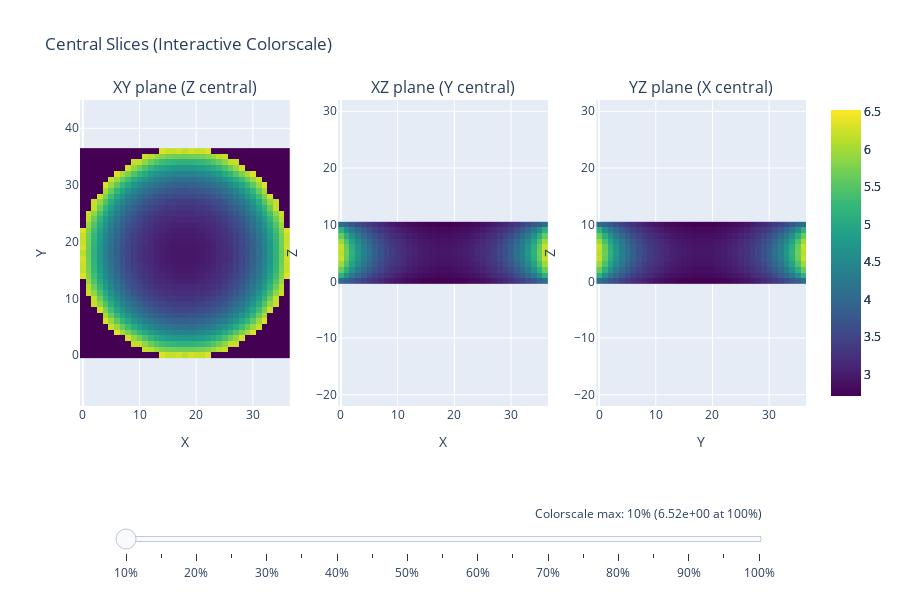

Here is the notebook cell this chart was saved with:
### Markdown cell above
## 1. Central Slice Views (XY, XZ, YZ planes)

### Code cell
# Get central slices
# Remove the batch dimension (first dimension)
if data_np.ndim == 4:
    data_np = data_np[0]  # Now shape is [81, 81, 41]

nx, ny, nz = data_np.shape
mid_x, mid_y, mid_z = nx // 2, ny // 2, nz // 2

print(f"Volume dimensions: nx={nx}, ny={ny}, nz={nz}")
print(f"Central indices: mid_x={mid_x}, mid_y={mid_y}, mid_z={mid_z}")

# For masked data: use only non-zero values for colorscale
mask = data_np > 0
if mask.any():
    vmin_global = data_np[mask].min()
    vmax_global = data_np[mask].max()
    print(f"Data range (excluding zeros): [{vmin_global:.3e}, {vmax_global:.3e}]")
else:
    vmin_global = data_np.min()
    vmax_global = data_np.max()
    print(f"Data range (including zeros): [{vmin_global:.3e}, {vmax_global:.3e}]")

# XY plane (looking down at Z)
slice_xy = data_np[:, :, mid_z]
# XZ plane (looking from side Y)
slice_xz = data_np[:, mid_y, :]
# YZ plane (looking from side X)
slice_yz = data_np[mid_x, :, :]

# Create subplots
from plotly.subplots import make_subplots

fig = make_subplots(
    rows=1, cols=3,
    subplot_titles=('XY plane (Z central)', 'XZ plane (Y central)', 'YZ plane (X central)')
)

# Use the non-zero range for colorscale
fig.add_trace(go.Heatmap(z=slice_xy.T, colorscale='Viridis', name='XY', 
                         zmin=vmin_global, zmax=vmax_global), row=1, col=1)
fig.add_trace(go.Heatmap(z=slice_xz.T, colorscale='Viridis', name='XZ',
                         zmin=vmin_global, zmax=vmax_global), row=1, col=2)
fig.add_trace(go.Heatmap(z=slice_yz.T, colorscale='Viridis', name='YZ',
                         zmin=vmin_global, zmax=vmax_global), row=1, col=3)

# Update axes with labels and proper aspect ratio
fig.update_xaxes(title_text="X", scaleanchor="y", scaleratio=1, row=1, col=1)
fig.update_yaxes(title_text="Y", row=1, col=1)

fig.update_xaxes(title_text="X", scaleanchor="y2", scaleratio=1, row=1, col=2)
fig.update_yaxes(title_text="Z", row=1, col=2)

fig.update_xaxes(title_text="Y", scaleanchor="y3", scaleratio=1, row=1, col=3)
fig.update_yaxes(title_text="Z", row=1, col=3)

# Add slider to control vmax (colorscale upper limit)
sliders = [
    dict(
        active=100,  # Start at 100% (full vmax)
        yanchor="top",
        y=-0.15,
        xanchor="left",
        currentvalue=dict(
            prefix="Colorscale max: ",
            visible=True,
            xanchor="right",
            suffix=f" ({vmax_global:.2e} at 100%)"
        ),
        pad=dict(b=10, t=50),
        len=0.9,
        x=0.05,
        steps=[
            dict(
                method="restyle",
                args=[{"zmax": [vmin_global + (i/100) * (vmax_global - vmin_global)] * 3}],
                label=f"{i}%"
            ) for i in range(10, 101, 5)  # 10% to 100% in steps of 5%
        ]
    )
]

fig.update_layout(
    height=600, 
    showlegend=False, 
    title_text="Central Slices (Interactive Colorscale)",
    sliders=sliders
)
fig.show()

print("\nUse the slider to adjust the maximum colorscale value (vmax)")
print("- Lower percentages = compress colorscale to see more detail in low-intensity regions")
print("- Higher percentages = full dynamic range")

### Figure 1 — Plotly figure (JSON) as saved in the notebook; plotly's stock layout.template omitted (floating-point values rounded to 4 significant figures; data arrays with more than 128 entries replaced by an {"elided": "..."} marker saying what was removed)
{"data": [{"colorscale": [[0, "#440154"], [0.1111, "#482878"], [0.2222, "#3e4989"], [0.3333, "#31688e"], [0.4444, "#26828e"], [0.5556, "#1f9e89"], [0.6667, "#35b779"], [0.7778, "#6ece58"], [0.8889, "#b5de2b"], [1, "#fde725"]], "name": "XY", "type": "heatmap", "xaxis": "x", "yaxis": "y", "z": {"elided": "37x37 float values"}, "zmax": 6.523, "zmin": 2.717}, {"colorscale": [[0, "#440154"], [0.1111, "#482878"], [0.2222, "#3e4989"], [0.3333, "#31688e"], [0.4444, "#26828e"], [0.5556, "#1f9e89"], [0.6667, "#35b779"], [0.7778, "#6ece58"], [0.8889, "#b5de2b"], [1, "#fde725"]], "name": "XZ", "type": "heatmap", "xaxis": "x2", "yaxis": "y2", "z": {"elided": "11x37 float values"}, "zmax": 6.523, "zmin": 2.717}, {"colorscale": [[0, "#440154"], [0.1111, "#482878"], [0.2222, "#3e4989"], [0.3333, "#31688e"], [0.4444, "#26828e"], [0.5556, "#1f9e89"], [0.6667, "#35b779"], [0.7778, "#6ece58"], [0.8889, "#b5de2b"], [1, "#fde725"]], "name": "YZ", "type": "heatmap", "xaxis": "x3", "yaxis": "y3", "z": {"elided": "11x37 float values"}, "zmax": 6.523, "zmin": 2.717}], "layout": {"annotations": [{"font": {"size": 16}, "showarrow": false, "text": "XY plane (Z central)", "x": 0.1444, "xanchor": "center", "xref": "paper", "y": 1, "yanchor": "bottom", "yref": "paper"}, {"font": {"size": 16}, "showarrow": false, "text": "XZ plane (Y central)", "x": 0.5, "xanchor": "center", "xref": "paper", "y": 1, "yanchor": "bottom", "yref": "paper"}, {"font": {"size": 16}, "showarrow": false, "text": "YZ plane (X central)", "x": 0.8556, "xanchor": "center", "xref": "paper", "y": 1, "yanchor": "bottom", "yref": "paper"}], "height": 600, "showlegend": false, "sliders": [{"active": 100, "currentvalue": {"prefix": "Colorscale max: ", "suffix": " (6.52e+00 at 100%)", "visible": true, "xanchor": "right"}, "len": 0.9, "pad": {"b": 10, "t": 50}, "steps": [{"args": [{"zmax": [3.097, 3.097, 3.097]}], "label": "10%", "method": "restyle"}, {"args": [{"zmax": [3.288, 3.288, 3.288]}], "label": "15%", "method": "restyle"}, {"args": [{"zmax": [3.478, 3.478, 3.478]}], "label": "20%", "method": "restyle"}, {"args": [{"zmax": [3.668, 3.668, 3.668]}], "label": "25%", "method": "restyle"}, {"args": [{"zmax": [3.859, 3.859, 3.859]}], "label": "30%", "method": "restyle"}, {"args": [{"zmax": [4.049, 4.049, 4.049]}], "label": "35%", "method": "restyle"}, {"args": [{"zmax": [4.239, 4.239, 4.239]}], "label": "40%", "method": "restyle"}, {"args": [{"zmax": [4.43, 4.43, 4.43]}], "label": "45%", "method": "restyle"}, {"args": [{"zmax": [4.62, 4.62, 4.62]}], "label": "50%", "method": "restyle"}, {"args": [{"zmax": [4.81, 4.81, 4.81]}], "label": "55%", "method": "restyle"}, {"args": [{"zmax": [5.001, 5.001, 5.001]}], "label": "60%", "method": "restyle"}, {"args": [{"zmax": [5.191, 5.191, 5.191]}], "label": "65%", "method": "restyle"}, {"args": [{"zmax": [5.381, 5.381, 5.381]}], "label": "70%", "method": "restyle"}, {"args": [{"zmax": [5.572, 5.572, 5.572]}], "label": "75%", "method": "restyle"}, {"args": [{"zmax": [5.762, 5.762, 5.762]}], "label": "80%", "method": "restyle"}, {"args": [{"zmax": [5.952, 5.952, 5.952]}], "label": "85%", "method": "restyle"}, {"args": [{"zmax": [6.142, 6.142, 6.142]}], "label": "90%", "method": "restyle"}, {"args": [{"zmax": [6.333, 6.333, 6.333]}], "label": "95%", "method": "restyle"}, {"args": [{"zmax": [6.523, 6.523, 6.523]}], "label": "100%", "method": "restyle"}], "x": 0.05, "xanchor": "left", "y": -0.15, "yanchor": "top"}], "title": {"text": "Central Slices (Interactive Colorscale)"}, "xaxis": {"anchor": "y", "domain": [0, 0.2889], "scaleanchor": "y", "scaleratio": 1, "title": {"text": "X"}}, "xaxis2": {"anchor": "y2", "domain": [0.3556, 0.6444], "scaleanchor": "y2", "scaleratio": 1, "title": {"text": "X"}}, "xaxis3": {"anchor": "y3", "domain": [0.7111, 1], "scaleanchor": "y3", "scaleratio": 1, "title": {"text": "Y"}}, "yaxis": {"anchor": "x", "domain": [0, 1], "title": {"text": "Y"}}, "yaxis2": {"anchor": "x2", "domain": [0, 1], "title": {"text": "Z"}}, "yaxis3": {"anchor": "x3", "domain": [0, 1], "title": {"text": "Z"}}}}
